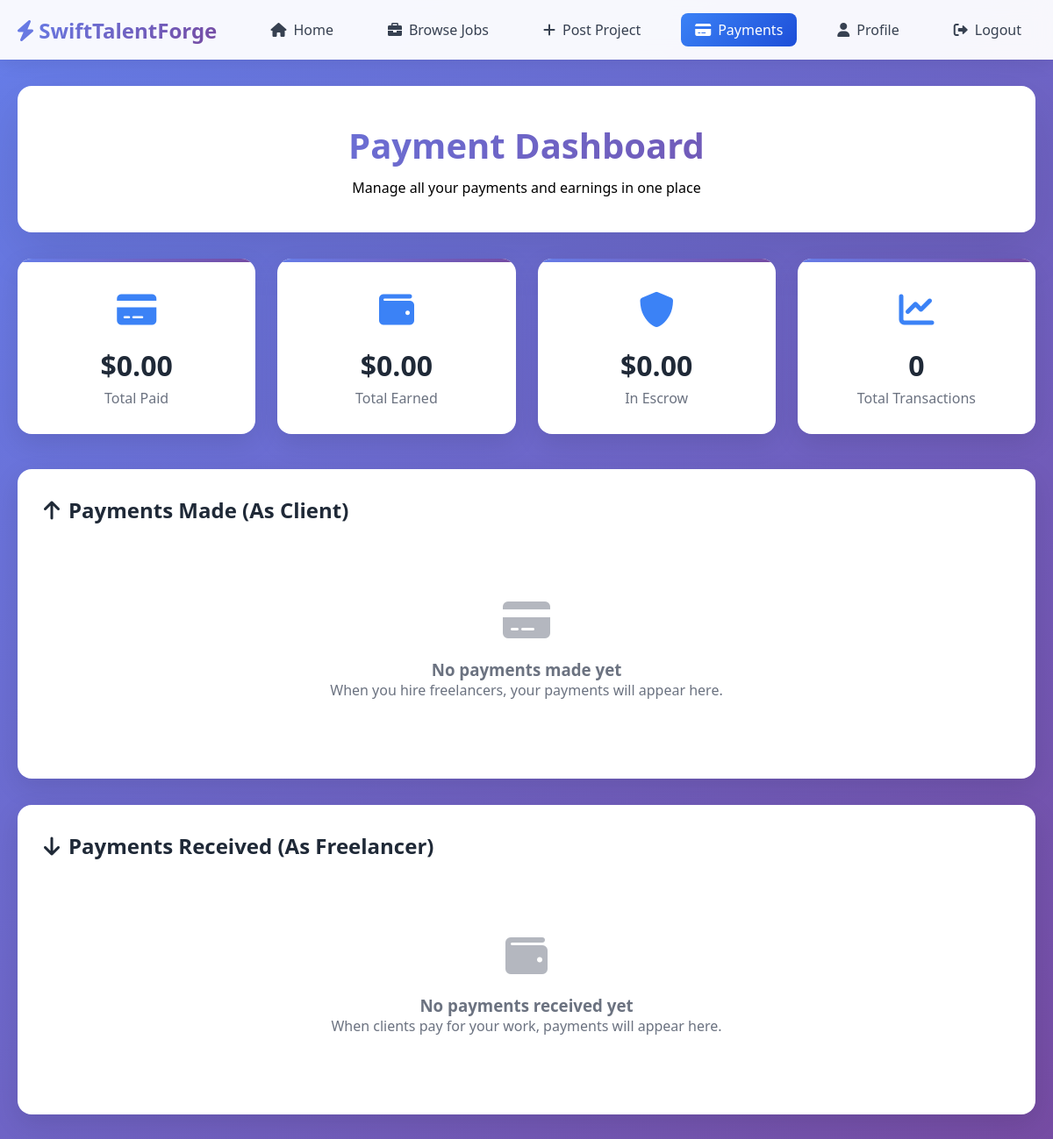
Before: /payment/dashboard/ (signed in) with the older database file.
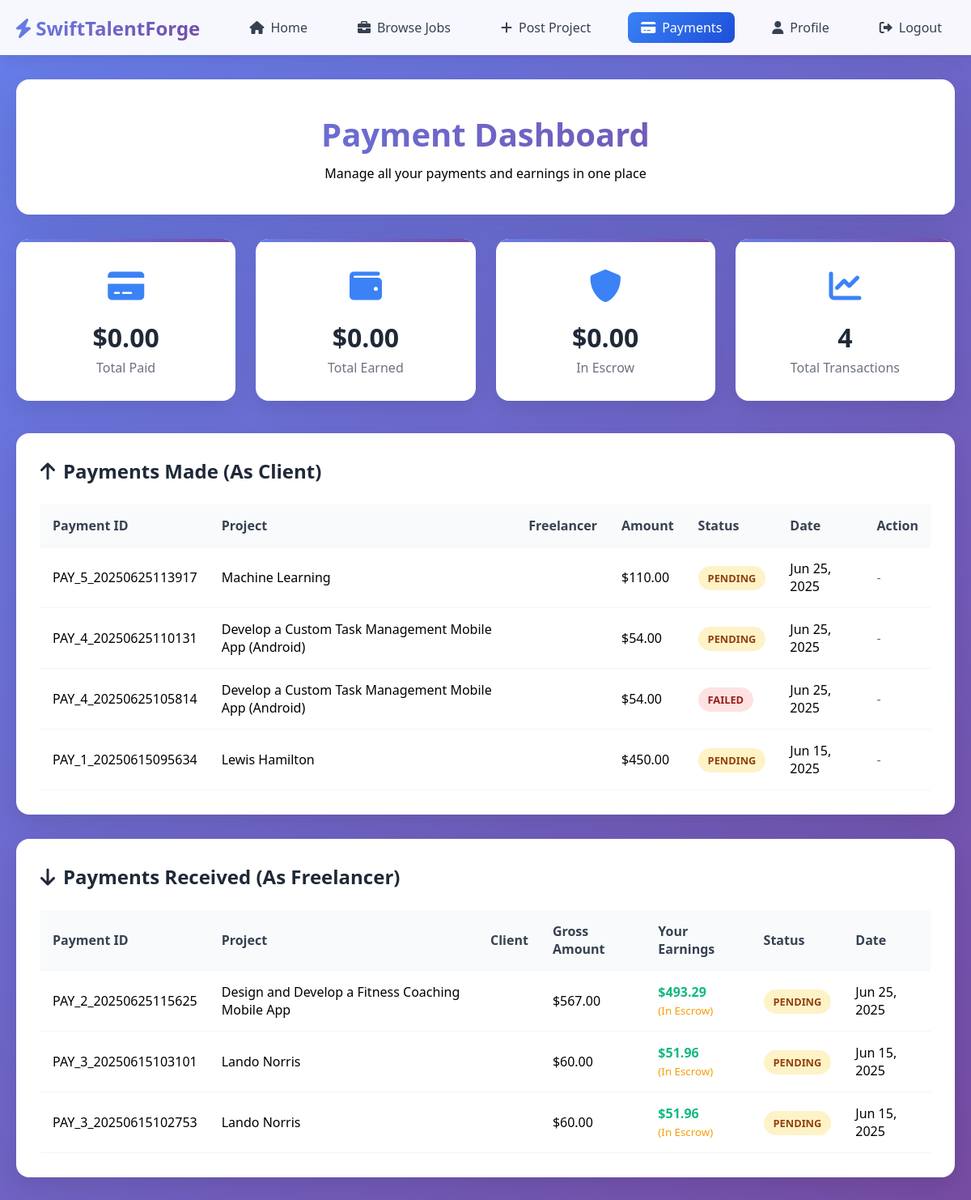
After: the same page with the newer database file.
### Portal/models.py (models this page shows, shortened)
class Payment(models.Model):
    PAYMENT_STATUS_CHOICES = [
        ('pending', 'Pending'),
        ('completed', 'Completed'),
        ('failed', 'Failed'),
        ('refunded', 'Refunded'),
        ('disputed', 'Disputed'),
    ]
    PAYMENT_TYPE_CHOICES = [
        ('project_payment', 'Project Payment'),
        ('milestone_payment', 'Milestone Payment'),
        ('tip', 'Tip'),
        ('subscription', 'Subscription'),
    ]
    PAYMENT_METHOD_CHOICES = [
        ('stripe', 'Stripe'),
        ('paypal', 'PayPal'),
        ('apple_pay', 'Apple Pay'),
        ('google_pay', 'Google Pay'),
        ('alipay', 'Alipay'),
    ]
    payment_id = models.CharField(max_length=100, unique=True, blank=True)
    stripe_payment_intent_id = models.CharField(max_length=200, blank=True, null=True)
    stripe_checkout_session_id = models.CharField(max_length=200, blank=True, null=True)
    payment_method = models.CharField(max_length=20, choices=PAYMENT_METHOD_CHOICES, default='stripe')
    paypal_order_id = models.CharField(max_length=200, blank=True, null=True)
    paypal_payer_id = models.CharField(max_length=200, blank=True, null=True)
    paypal_transaction_id = models.CharField(max_length=200, blank=True, null=True)
    client = models.ForeignKey(CustomUser, on_delete=models.CASCADE, related_name='payments_made')
    freelancer = models.ForeignKey(CustomUser, on_delete=models.CASCADE, related_name='payments_received')
    project = models.ForeignKey(Project, on_delete=models.CASCADE, related_name='payments')
    gross_amount = models.DecimalField(max_digits=10, decimal_places=2)  # Total client pays
    platform_fee = models.DecimalField(max_digits=10, decimal_places=2, default=0)  # Our commission
    processing_fee = models.DecimalField(max_digits=10, decimal_places=2, default=0)  # Stripe fees
    net_amount = models.DecimalField(max_digits=10, decimal_places=2, default=0)  # Freelancer receives
    status = models.CharField(max_length=20, choices=PAYMENT_STATUS_CHOICES, default='pending')
    payment_type = models.CharField(max_length=20, choices=PAYMENT_TYPE_CHOICES, default='project_payment')
    escrow_held = models.BooleanField(default=True)  # Money held until work approved
    released_at = models.DateTimeField(null=True, blank=True)  # When money released to freelancer
    created_at = models.DateTimeField(auto_now_add=True)
    updated_at = models.DateTimeField(auto_now=True)
    description = models.TextField(blank=True)
    client_ip = models.GenericIPAddressField(null=True, blank=True)
    class Meta:
        ordering = ['-created_at']

class Project(models.Model):
    STATUS_CHOICES = [
        ('posted', 'Posted'),
        ('bidding', 'Receiving Bids'),
        ('hired', 'Freelancer Hired'),
        ('in_progress', 'Work in Progress'),
        ('submitted', 'Work Submitted'),
        ('revision', 'Revision Requested'),
        ('completed', 'Completed'),
        ('cancelled', 'Cancelled'),
    ]
    project_name = models.CharField(max_length=100)  # Removed unique=True
    description = models.CharField(max_length=300, default=None)
    postedOn = models.DateTimeField(auto_now_add=True)
    leader = models.ForeignKey(CustomUser, on_delete=models.CASCADE)
    isCompleted = models.BooleanField(default=False)
    deadline = models.DateField()
    task_count = models.IntegerField(default=0)
    budget_min = models.DecimalField(max_digits=10, decimal_places=2, default=0)
    budget_max = models.DecimalField(max_digits=10, decimal_places=2, default=0)
    project_type = models.CharField(max_length=20, choices=[
        ("Fixed", "Fixed Price"), ("Hourly", "Hourly Rate")
    ], default="Fixed")
    experience_level = models.CharField(max_length=20, choices=[
        ("Entry", "Entry Level"), ("Intermediate", "Intermediate"), ("Expert", "Expert")
    ], default="Intermediate")
    project_duration = models.CharField(max_length=30, choices=[
        ("Less than 1 month", "Less than 1 month"),
        ("1 to 3 months", "1 to 3 months"),
        ("3 to 6 months", "3 to 6 months"),
        ("More than 6 months", "More than 6 months")
    ], default="1 to 3 months")
    proposals_count = models.IntegerField(default=0)
    project_status = models.CharField(max_length=20, choices=STATUS_CHOICES, default='posted')

### Portal/payment_views.py (the view)
# urls.py: path('payment/dashboard/', payment_dashboard, name='payment_dashboard'),
@login_required
def payment_dashboard(request):
    user = request.user.customuser
    payments_made = Payment.objects.filter(client=user).order_by('-created_at')
    payments_received = Payment.objects.filter(freelancer=user).order_by('-created_at')
    total_paid = sum(
        p.gross_amount for p in payments_made
        if p.status == 'completed'
    )
    total_earned = sum(
        p.net_amount for p in payments_received
        if p.status == 'completed' and not p.escrow_held
    )
    total_in_escrow = sum(
        p.net_amount for p in payments_received
        if p.status == 'completed' and p.escrow_held
    )
    context = {
        'payments_made': payments_made,
        'payments_received': payments_received,
        'total_paid': total_paid,
        'total_earned': total_earned,
        'total_in_escrow': total_in_escrow,
    }
    return render(request, 'payment_dashboard.html', context)

### Portal/templates/payment_dashboard.html (shortened to what the changed rows need)
<!DOCTYPE html>
<html lang="en">
<head>
    <link href="https://cdnjs.cloudflare.com/ajax/libs/font-awesome/6.0.0/css/all.min.css" rel="stylesheet">
</head>
<body>
    <div class="container">
        <div class="dashboard-header">
            <h1 class="page-title">Payment Dashboard</h1>
        </div>
        <div class="stats-grid">
            <div class="stat-card">
                <div class="stat-icon">
                    <i class="fas fa-chart-line"></i>
                </div>
                <div class="stat-value">{{ payments_made|length }}</div>
                <div class="stat-label">Total Transactions</div>
            </div>
        </div>
        <div class="payments-section">
            <h2 class="section-title">
                <i class="fas fa-arrow-up"></i>
                Payments Made (As Client)
            </h2>
            {% if payments_made %}
                <table class="payments-table">
                    <thead>
                        <tr>
                            <th>Payment ID</th>
                            <th>Project</th>
                            <th>Freelancer</th>
                            <th>Amount</th>
                            <th>Status</th>
                            <th>Date</th>
                            <th>Action</th>
                        </tr>
                    </thead>
                    <tbody>
                        {% for payment in payments_made %}
                        <tr>
                            <td>{{ payment.payment_id }}</td>
                            <td>{{ payment.project.project_name }}</td>
                            <td>{{ payment.freelancer.user.get_full_name }}</td>
                            <td>${{ payment.gross_amount }}</td>
                            <td>
                                <span class="payment-status status-{{ payment.status }}">
                                    {{ payment.status|title }}
                                </span>
                            </td>
                            <td>{{ payment.created_at|date:"M d, Y" }}</td>
                            <td>
                                {% if payment.status == 'completed' and payment.escrow_held %}
                                    <a href="{% url 'Portal:release_payment' payment.payment_id %}"
                                       class="release-btn"
                                       onclick="return confirm('Are you sure you want to release this payment?')">
                                        <i class="fas fa-unlock"></i>
                                        Release Payment
                                    </a>
                                {% elif payment.status == 'completed' and not payment.escrow_held %}
                                    <span style="color: #10b981; font-weight: 600;">
                                        <i class="fas fa-check"></i>
                                        Released
                                    </span>
                                {% else %}
                                    <span style="color: #6b7280;">-</span>
                                {% endif %}
                            </td>
                        </tr>
                        {% endfor %}
                    </tbody>
                </table>
            {% else %}
                <div class="no-payments">
                    <i class="fas fa-credit-card"></i>
                    <h3>No payments made yet</h3>
                    <p>When you hire freelancers, your payments will appear here.</p>
                </div>
            {% endif %}
        </div>
        <div class="payments-section">
            <h2 class="section-title">
                <i class="fas fa-arrow-down"></i>
                Payments Received (As Freelancer)
            </h2>
            {% if payments_received %}
                <table class="payments-table">
                    <thead>
                        <tr>
                            <th>Payment ID</th>
                            <th>Project</th>
                            <th>Client</th>
                            <th>Gross Amount</th>
                            <th>Your Earnings</th>
                            <th>Status</th>
                            <th>Date</th>
                        </tr>
                    </thead>
                    <tbody>
                        {% for payment in payments_received %}
                        <tr>
                            <td>{{ payment.payment_id }}</td>
                            <td>{{ payment.project.project_name }}</td>
                            <td>{{ payment.client.user.get_full_name }}</td>
                            <td>${{ payment.gross_amount }}</td>
                            <td>
                                <strong style="color: #10b981;">${{ payment.net_amount }}</strong>
                                {% if payment.escrow_held %}
                                    <br><small style="color: #f59e0b;">(In Escrow)</small>
                                {% endif %}
                            </td>
                            <td>
                                <span class="payment-status status-{{ payment.status }}">
                                    {{ payment.status|title }}
                                </span>
                            </td>
                            <td>{{ payment.created_at|date:"M d, Y" }}</td>
                        </tr>
                        {% endfor %}
                    </tbody>
                </table>
            {% else %}
                <div class="no-payments">
                    <i class="fas fa-wallet"></i>
                    <h3>No payments received yet</h3>
                    <p>When clients pay for your work, payments will appear here.</p>
                </div>
            {% endif %}
        </div>
    </div>
</body>
</html>

Changed rows visible on the page:
added Payment: payment_id "PAY_5_20250625113917", project.project_name "Machine Learning", gross_amount "110.00", status "PENDING", created_at "Jun 25, 2025", shown under "Payments Made (As Client)"
added Payment: payment_id "PAY_4_20250625110131", project.project_name "Develop a Custom Task Management Mobile App (Android)", gross_amount "54.00", status "PENDING", created_at "Jun 25, 2025", shown under "Payments Made (As Client)"
added Payment: payment_id "PAY_4_20250625105814", project.project_name "Develop a Custom Task Management Mobile App (Android)", gross_amount "54.00", status "FAILED", created_at "Jun 25, 2025", shown under "Payments Made (As Client)"
added Payment: payment_id "PAY_1_20250615095634", project.project_name "Lewis Hamilton", gross_amount "450.00", status "PENDING", created_at "Jun 15, 2025", shown under "Payments Made (As Client)"
added Payment: payment_id "PAY_2_20250625115625", project.project_name "Design and Develop a Fitness Coaching Mobile App", gross_amount "567.00", net_amount "493.29", escrow_held "(In Escrow)", status "PENDING", created_at "Jun 25, 2025", shown under "Payments Received (As Freelancer)"
added Payment: payment_id "PAY_3_20250615103101", project.project_name "Lando Norris", gross_amount "60.00", net_amount "51.96", escrow_held "(In Escrow)", status "PENDING", created_at "Jun 15, 2025", shown under "Payments Received (As Freelancer)"
added Payment: payment_id "PAY_3_20250615102753", project.project_name "Lando Norris", gross_amount "60.00", net_amount "51.96", escrow_held "(In Escrow)", status "PENDING", created_at "Jun 15, 2025", shown under "Payments Received (As Freelancer)"
Other visible differences:
{{ payments_made|length }}: "0" → "4"
text no longer shown: "No payments made yet When you hire freelancers, your payments will appear here. No payments received yet When clients pay for your work, payments will appear here."
text now shown: "Payment ID Project Freelancer Amount Status Date Action Payment ID Project Client Gross Amount Your Earnings Status Date"
